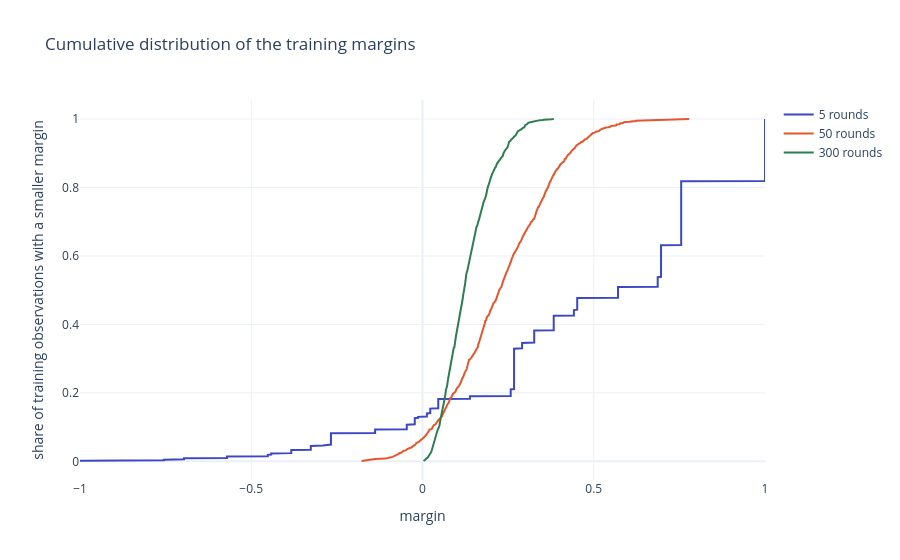

The code cell stored with this chart in its notebook:
### Code cell
fig = go.Figure()
for T, m in margins.items():
    fig.add_trace(go.Scatter(x=np.sort(m), y=np.arange(1, len(m) + 1) / len(m), mode="lines", name=f"{T} rounds"))
fig.update_layout(title="Cumulative distribution of the training margins",
                  xaxis_title="margin", yaxis_title="share of training observations with a smaller margin")
fig.show()

### Figure 1 — Plotly figure (JSON) as saved in the notebook; plotly's stock layout.template omitted (floating-point values rounded to 4 significant figures; data arrays with more than 128 entries replaced by an {"elided": "..."} marker saying what was removed)
{"data": [{"mode": "lines", "name": "5 rounds", "type": "scatter", "x": {"elided": "1000 float values"}, "y": {"elided": "1000 float values"}}, {"mode": "lines", "name": "50 rounds", "type": "scatter", "x": {"elided": "1000 float values"}, "y": {"elided": "1000 float values"}}, {"mode": "lines", "name": "300 rounds", "type": "scatter", "x": {"elided": "1000 float values"}, "y": {"elided": "1000 float values"}}], "layout": {"title": {"text": "Cumulative distribution of the training margins"}, "xaxis": {"title": {"text": "margin"}}, "yaxis": {"title": {"text": "share of training observations with a smaller margin"}}}}
